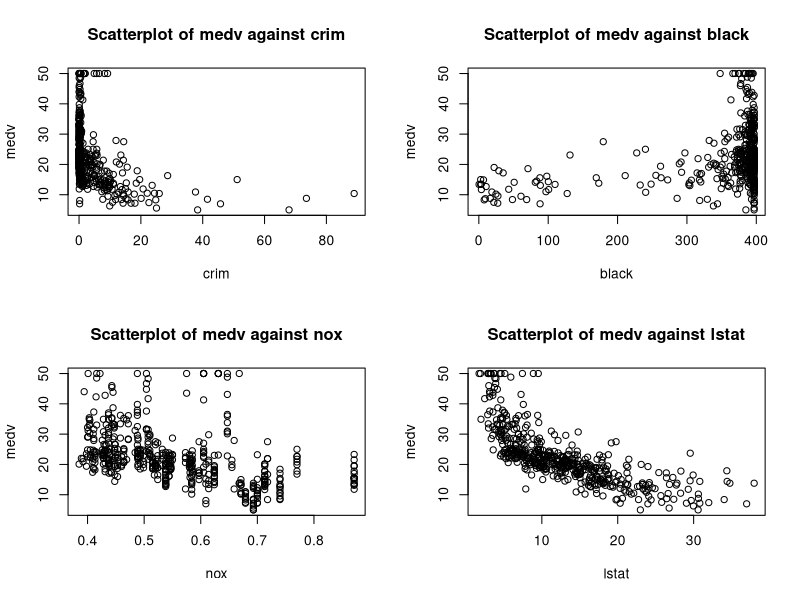
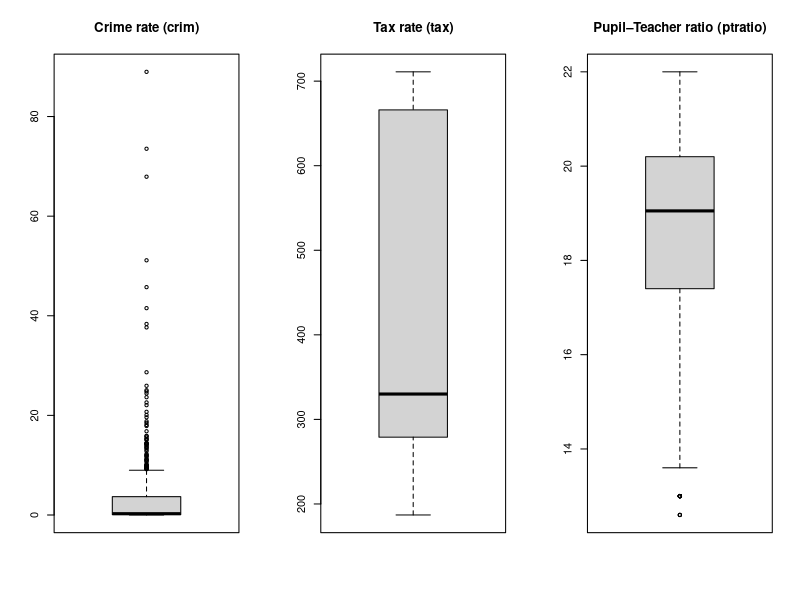

Source code (R) for these figures, in order:
## ---- chunk 1
rm(list=ls())
library(MASS)
data=Boston
attach(data)
head(data)
## ---- chunk 2
class(data) #To find the "class" of the dataset
## ---- chunk 3
dim(data) #To find the number of rows and the columns present in the data 
## ---- chunk 4
df=data.frame(medv,crim,black,nox,lstat) #partitioning the data into smaller data
head(df)
## ---- chunk 5
#scatter plots
par(mfrow=c(2,2))
plot(crim,medv,main="Scatterplot of medv against crim")
plot(black,medv,main="Scatterplot of medv against black")
plot(nox,medv,main="Scatterplot of medv against nox")
plot(lstat,medv,main="Scatterplot of medv against lstat")
## ---- chunk 6
#To find the lowest median value and values of the corresponding predictors
lowest.medv=df[medv==min(medv), ]
lowest.medv
## ---- chunk 7
#Creating a percentile function
percentile=function(x, value) {
  mean(x<=value)*100
}
## ---- chunk 8
#For suburb 399
sapply(c("crim","nox","lstat","black"), function(v)
  percentile(df[[v]], lowest.medv[[v]][1])
)
## ---- chunk 9
#For suburb 406
sapply(c("crim","nox","lstat","black"), function(v)
  percentile(df[[v]], lowest.medv[[v]][2])
)
## ---- chunk 10
#Boxplots
par(mfrow = c(1,3))
boxplot(crim,main="Crime rate (crim)")
boxplot(tax,main="Tax rate (tax)")
boxplot(ptratio,main="Pupil–Teacher ratio (ptratio)")
